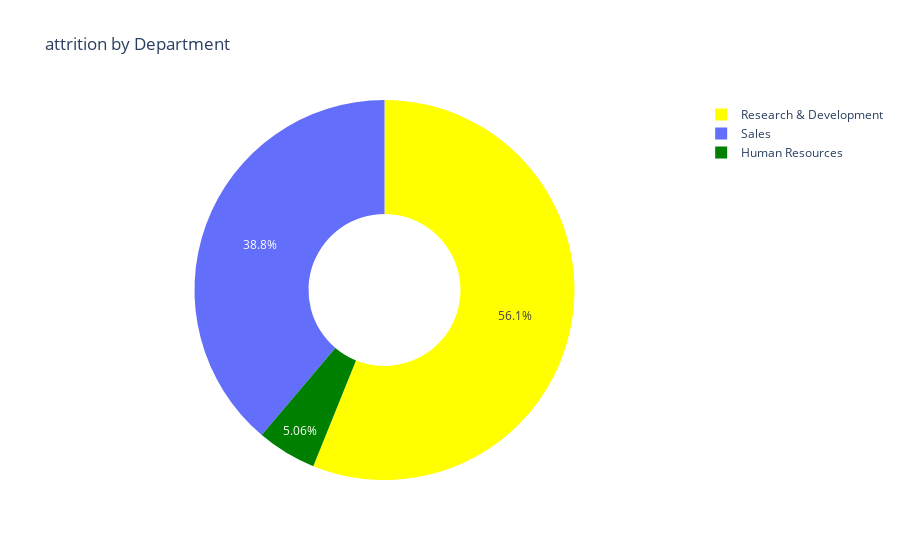

Write notebook code for a chart like this one.
### Code cell
fig = go.Figure(data = [go.Pie(
      labels = attrition_by_dept['Department'],
      values= attrition_by_dept['count'],
      hole = 0.4,
      marker = dict(colors = ['green','yellow']),
      textposition = 'inside'
)])

fig.update_layout(title = 'attrition by Department')
fig.show()

### Figure 1 — Plotly figure (JSON) as saved in the notebook; plotly's stock layout.template omitted (floating-point values rounded to 4 significant figures)
{"data": [{"hole": 0.4, "labels": ["Human Resources", "Research & Development", "Sales"], "marker": {"colors": ["green", "yellow"]}, "textposition": "inside", "type": "pie", "values": [12, 133, 92]}], "layout": {"title": {"text": "attrition by Department"}}}
